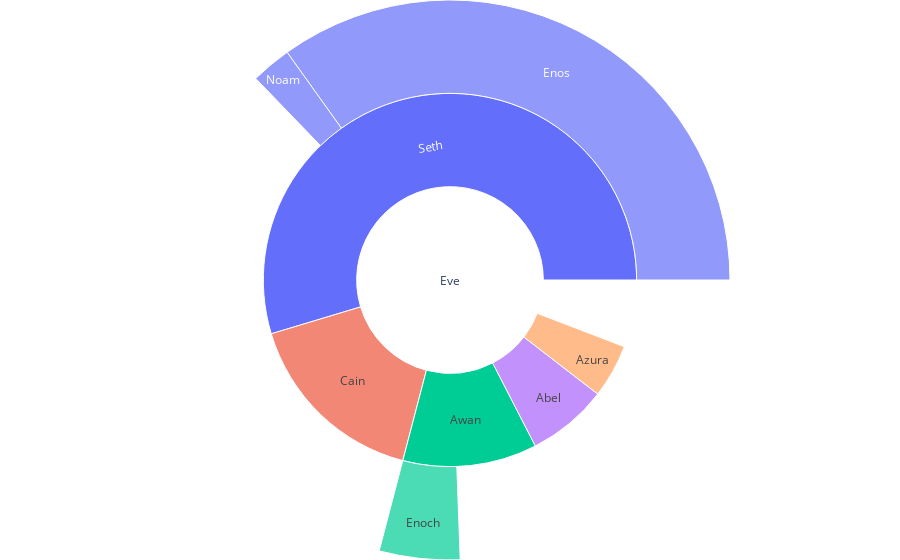

The notebook cell this image was saved under:
### Code cell
import plotly.graph_objects as go

fig =go.Figure(go.Sunburst(
    labels=["Eve", "Cain", "Seth", "Enos", "Noam", "Abel", "Awan", "Enoch", "Azura"],
    parents=["", "Eve", "Eve", "Seth", "Seth", "Eve", "Eve", "Awan", "Eve" ],
    values=[5, 14, 15, 30, 2, 6, 6, 4, 4],
))
fig.update_layout(margin = dict(t=0, l=0, r=0, b=0))

fig.show()

### Figure 1 — Plotly figure (JSON) as saved in the notebook; plotly's stock layout.template omitted (floating-point values rounded to 4 significant figures)
{"data": [{"labels": ["Eve", "Cain", "Seth", "Enos", "Noam", "Abel", "Awan", "Enoch", "Azura"], "parents": ["", "Eve", "Eve", "Seth", "Seth", "Eve", "Eve", "Awan", "Eve"], "type": "sunburst", "values": [5, 14, 15, 30, 2, 6, 6, 4, 4]}], "layout": {"margin": {"b": 0, "l": 0, "r": 0, "t": 0}}}
